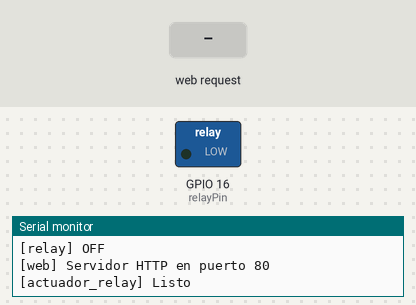
A program run on a simulated ESP32. On the bench: switched loads named in the program (green lamp = pin HIGH), the last lines printed to the serial monitor. The inputs (shaded band) are chosen by the test bench. WiFi joins after 1.5 s; servers stay silent unless stated; storage starts empty.

Above: at 3.7 s.
3.8 s: HTTP request GET /on received
At 5.0 s:
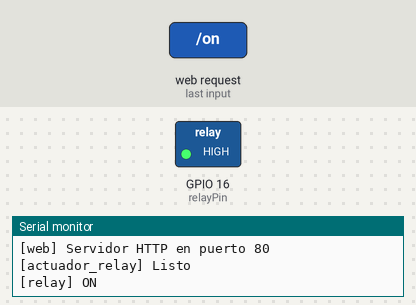
5.3 s: HTTP request GET /off received
At 6.4 s:
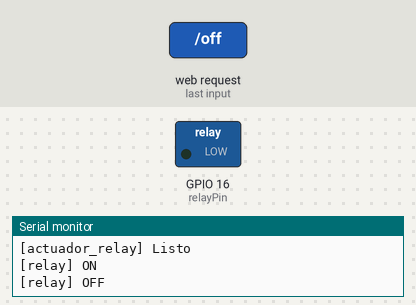
Timing chart, 0 to 8.3 s (numbered marks = the images above; inputs shaded):
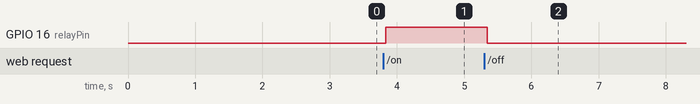

The program:

main.cpp
```cpp
#include <WiFi.h>
#include <WiFiManager.h>
#include "config.h"

RelayConfig cfg;
WiFiServer *server = nullptr;
bool relayState = false;
unsigned long lastTriggerTime = 0;
unsigned long cycleStartTime = 0;

void setRelay(bool on) {
  relayState = on;
  digitalWrite(cfg.relayPin, on == cfg.relayActiveHigh ? HIGH : LOW);
  if (cfg.useSerial) Serial.printf("[relay] %s\n", on ? "ON" : "OFF");
}

long measureDistance() {
  digitalWrite(cfg.trigPin, LOW);
  delayMicroseconds(2);
  digitalWrite(cfg.trigPin, HIGH);
  delayMicroseconds(10);
  digitalWrite(cfg.trigPin, LOW);
  long duration = pulseIn(cfg.echoPin, HIGH, 30000);
  if (duration == 0) return 999;
  return duration * 0.034 / 2;
}

String htmlPage() {
  String h = "<!DOCTYPE html><html><head><meta charset='UTF-8'><meta name='viewport' content='width=device-width'><style>";
  h += "body{font-family:sans-serif;padding:2em;text-align:center}";
  h += ".btn{padding:1em 3em;margin:1em;font-size:1.2em;border:none;border-radius:8px;cursor:pointer}";
  h += ".on{background:#4CAF50;color:#fff}.off{background:#f44336;color:#fff}";
  h += "</style></head><body>";
  h += "<h1>Control Relay</h1>";
  h += "<p>Estado: <strong>" + String(relayState ? "ON" : "OFF") + "</strong></p>";
  h += "<a href='/on' class='btn on'>ON</a>";
  h += "<a href='/off' class='btn off'>OFF</a>";
  if (cfg.useUltrasonic) {
    h += "<p>Distancia: " + String(measureDistance()) + " cm</p>";
  }
  h += "</body></html>";
  return h;
}

void handleClient() {
  if (!server) return;
  WiFiClient c = server->available();
  if (!c) return;
  String req = c.readStringUntil('\r');
  c.flush();

  if (req.indexOf("GET /on") >= 0) setRelay(true);
  else if (req.indexOf("GET /off") >= 0) setRelay(false);

  String html = htmlPage();
  c.println("HTTP/1.1 200 OK");
  c.println("Content-Type: text/html");
  c.println("Connection: close");
  c.println();
  c.println(html);
  c.stop();
}

void setup() {
  Serial.begin(115200);
  delay(1000);

  loadRelayConfig(cfg);

  pinMode(cfg.relayPin, OUTPUT);
  setRelay(false);

  if (cfg.useUltrasonic) {
    pinMode(cfg.trigPin, OUTPUT);
    pinMode(cfg.echoPin, INPUT);
  }

  if (cfg.useWebServer) {
    WiFiManager wm;
    wm.setConfigPortalTimeout(180);
    wm.autoConnect("ESP32-Relay");
    server = new WiFiServer(80);
    server->begin();
    Serial.println("[web] Servidor HTTP en puerto 80");
  }

  if (cfg.useAutoCycle) cycleStartTime = millis();
  Serial.println("[actuador_relay] Listo");
}

void loop() {
  if (server) handleClient();

  unsigned long now = millis();

  if (cfg.useAutoCycle) {
    bool target = ((now - cycleStartTime) % (cfg.cycleOnMs + cfg.cycleOffMs)) < cfg.cycleOnMs;
    if (target != relayState) setRelay(target);
  }

  if (cfg.useUltrasonic && !cfg.useAutoCycle) {
    long dist = measureDistance();
    if (dist < cfg.triggerDistanceCm && dist > 0) {
      if (!relayState) {
        setRelay(true);
        lastTriggerTime = now;
      }
    }
    if (relayState && now - lastTriggerTime >= cfg.triggerDurationMs) {
      setRelay(false);
    }
    delay(200);
  } else {
    delay(50);
  }
}
```

config.h
```cpp
#pragma once

#include <ArduinoJson.h>
#include <SPIFFS.h>

#define CONFIG_FILE "/config.json"

struct RelayConfig {
  int relayPin = 16;
  bool relayActiveHigh = true;
  bool relayEnabled = true;

  bool useUltrasonic = false;
  int trigPin = 17;
  int echoPin = 18;
  int triggerDistanceCm = 100;
  int triggerDurationMs = 3000;

  bool useAutoCycle = false;
  int cycleOnMs = 10000;
  int cycleOffMs = 10000;

  bool useWebServer = true;
  bool useSerial = true;
};

bool loadRelayConfig(RelayConfig &cfg) {
  if (!SPIFFS.begin(true)) return false;
  File f = SPIFFS.open(CONFIG_FILE, "r");
  if (!f) return false;

  JsonDocument doc;
  DeserializationError err = deserializeJson(doc, f);
  f.close();
  if (err) return false;

  cfg.relayPin = doc["relayPin"] | 16;
  cfg.relayActiveHigh = doc["relayActiveHigh"] | true;
  cfg.relayEnabled = doc["relayEnabled"] | true;
  cfg.useUltrasonic = doc["useUltrasonic"] | false;
  cfg.trigPin = doc["trigPin"] | 17;
  cfg.echoPin = doc["echoPin"] | 18;
  cfg.triggerDistanceCm = doc["triggerDistanceCm"] | 100;
  cfg.triggerDurationMs = doc["triggerDurationMs"] | 3000;
  cfg.useAutoCycle = doc["useAutoCycle"] | false;
  cfg.cycleOnMs = doc["cycleOnMs"] | 10000;
  cfg.cycleOffMs = doc["cycleOffMs"] | 10000;
  cfg.useWebServer = doc["useWebServer"] | true;
  cfg.useSerial = doc["useSerial"] | true;

  return true;
}
```

Measured:
- after the input at 3.8 s, GPIO 16 (relayPin): LOW → HIGH at once
- after the input at 5.3 s, GPIO 16 (relayPin): HIGH → LOW at once
